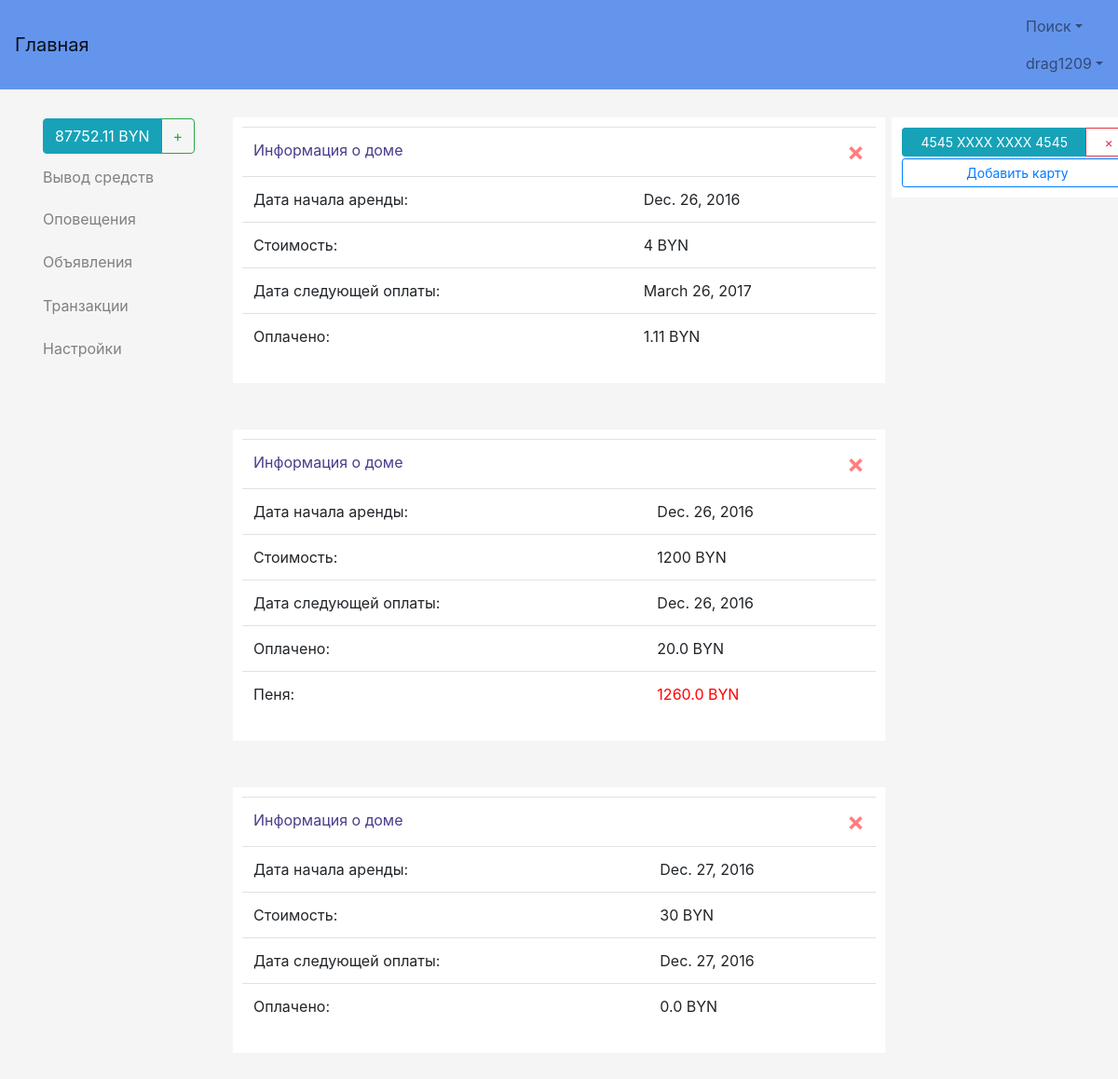
The page /profile/ (signed in) on the database its author committed.
### TOFI/models.py (models this page shows, shortened)
class MyUser(AbstractBaseUser):
    username = models.CharField(verbose_name='Логин', max_length=50, unique=True)
    password = models.CharField(verbose_name='Пароль', max_length=50)
    name = models.CharField(verbose_name='Имя', max_length=50)
    surname = models.CharField(verbose_name='Фамилия', max_length=50)
    last_name = models.CharField(verbose_name='Отчество', max_length=50)
    age = models.IntegerField(verbose_name='Возраст')
    passport_id = models.CharField(verbose_name='Номер паспорта', max_length=50)
    phone = models.CharField(verbose_name='Телефон', max_length=50)
    address = models.CharField(verbose_name='Адрес', max_length=50)
    email = models.CharField(verbose_name='Электронная почта', max_length=50, unique=True)
    taxpayer_account_number = models.IntegerField(verbose_name='УНН', null=True)
    license_field = models.CharField(verbose_name='Лицензия', max_length=50, null=True)
    ie = models.BooleanField(verbose_name='ИП', default=False)
    balance = models.FloatField(verbose_name='', default=0)
    user_card_id = models.ManyToManyField(UserCard, default=None)
    objects = MyUserManager()
    USERNAME_FIELD = 'username'
    REQUIRED_FIELDS = ['name', 'surname', 'last_name', 'age', 'passport_id', 'phone', 'address', 'email', 'ie']
    is_active = models.BooleanField(default=True)
    reason_block = models.CharField(max_length=100, null=True)
    is_admin = models.BooleanField(default=False)
    is_moder = models.BooleanField(default=False)
    wrong_password_number = models.IntegerField(default=0)

class UserCard(models.Model):
    card_num = models.CharField(verbose_name="Номер карты/Card number", max_length=16)
    period_validity = models.CharField(verbose_name="Срок действия (ММГГ)", max_length=5)
    name_card_owner = models.CharField(verbose_name="Имя держателя карты", max_length=50)
    CVC2_CVV = models.CharField(verbose_name="CVC2/CVV", max_length=3)
    size = models.FloatField(verbose_name='Баланс')
    currency_type = models.CharField(max_length=3, default='BYN')

class DoneRent(models.Model):
    id_house = models.ForeignKey(Rent, on_delete=models.CASCADE)
    id_user_owner = models.ForeignKey(MyUser, on_delete=models.CASCADE)
    id_user_renter = models.IntegerField()
    fine = models.FloatField(default=0)
    date_rent = models.DateField(default=None)
    payed_until_time = models.FloatField(default=0)
    cost = models.CharField(max_length=50)  # Цена одной платы
    next_payment_date = models.DateField(default=None)

### user_profile/views.py (the view)
# urls.py: url(r'^profile/', include('user_profile.urls')),
def profile(request):
    ch.check_rent_number_pay()
    if request.user.is_anonymous or not request.user.is_active:
        return HttpResponseRedirect("/login")
    cards = list()
    for card in [str(i.card_num) for i in request.user.user_card_id.all()]:
        cards.append(card[:4] + ' XXXX XXXX ' + card[-4:])
    mails = models.MessageStatusRent.objects.all().filter(id_user_to=request.user.id)
    new, number = False, 0
    for mail in mails:
        if mail.is_new:
            new = True
            number += 1
    user_cards = request.user.user_card_id.all()
    id_user = request.user.id
    if request.user.ie:
        my_rents = models.DoneRent.objects.select_related('id_house__user_login').filter(id_user_owner=id_user)
    else:
        my_rents = models.DoneRent.objects.select_related('id_house__user_login').filter(id_user_renter=id_user)
    penalties = models.DonePenalty.objects.filter(id_user_for=request.user.id)
    c = [[i, j] for i, j in zip(cards, user_cards)]
    balance = round(float(request.user.balance), 2)
    mon = models.Monetization.objects.get(id=1).value_mon
    return render(request, "Profile.html", {'cards': c, 'new': new, 'number': number, 'penalties': penalties,
                                            'my_rents': my_rents, 'balance': balance, 'mon': mon})

### TOFI/check.py (called while the page is built)
def check_payd_penalties():
    done_penalties = models.DonePenalty.objects.all()
    if done_penalties:
        for dp in done_penalties:
            if dp.is_payd:
                dp.delete()

### TOFI/templatetags/filter_extra.py (called while the page is built)
def round_f(arg):
    if type(arg) == float:
        return round(float(arg), 2)
    else:
        try:
            return int(arg)
        except:
            return arg

### TOFI/templates/Profile.html (shortened to what this page needs)
{% extends "base.html" %}
{% block content %}
    {% load filter_extra %}
    {% if not request.user.is_admin and not request.user.is_moder %}
        <div class="right">
            <table>
                {% for card, user_card in cards %}
                    <tr>
                        <td>
                            <div class="btn-group btn-group-sm btn-group-justified btn-block" role="group"
                                 aria-label="...">
                                <button type="button" value="{{ card }}"
                                        class="change btn btn-info text-center b1">{{ card }}</button>
                                <button data-toggle="modal" data-target="#myModal"
                                        onclick="del_card_click({{ user_card.id }})"
                                        class="btn btn-outline-danger b2">&times;</button>
                            </div>
                        </td>
                    </tr>
                {% endfor %}
                <tr>
                    <td>
                        <button class="btn btn-outline-primary btn-block btn-sm" data-toggle="modal"
                                data-target="#myModal" onclick="add_card_click()">Добавить карту
                        </button>
                    </td>
                </tr>
            </table>
        </div>
    {% endif %}
    <div class="left">
        <table>
            <tr>
                <td>
                    <div class="btn-group btn-group-justified" role="group" aria-label="...">
                        <button type="button" class="btn btn-info">{{ balance }} BYN</button>
                        <button type="button" class="btn btn-outline-success" data-toggle="modal" data-target="#myModal"
                                onclick="fill_balance_click(1)">+
                        </button>
                    </div>
                </td>
            </tr>
        {% if not request.user.is_admin and not request.user.is_moder %}
            <tr>
                <td class="padding-top-bottom10">
                    <button class="btn button7 text-left" data-toggle="modal" data-target="#myModal"
                            onclick="fill_balance_click(0)">Вывод средств
                    </button>
                </td>
            </tr>
            <tr>
                <td class="padding-top-bottom10">
                    {% if new %}
                        <a class="btn button7 text-left form-control" href="{% url 'Mails' %}">Оповещения <span
                                class="tag tag-pill tag-danger">{{ number }}</span></a>
                    {% else %}
                        <a class="btn button7 text-left" href="{% url 'Mails' %}">Оповещения </a>
                    {% endif %}
                </td>
            </tr>
            {% if request.user.ie %}
                <tr>
                    <td class="padding-top-bottom10">
                        <a class="btn button7 text-left" href="{% url 'MyAllHousesOwner' %}">Объявления</a>
                    </td>
                </tr>
            {% endif %}
            <tr>
                <td class="padding-top-bottom10">
                    <a class="btn button7 text-left" href="{% url 'ExtractBalance' %}">Транзакции</a>
                </td>
            </tr>
        {% endif %}
            <tr>
                <td class="padding-top-bottom10">
                    <a class="btn button7 text-left" href="{% url 'EditProfile' %}">Настройки</a>
                </td>
            </tr>
        </table>
    </div>
    {% if my_rents and not request.user.ie %}
        <div class="hidden-center">
            {% for rent in my_rents %}
                <div class="while-color-fill padding">
                    <table class="table">
                        <tr class="padding">
                            <td class="padding">
                                <a href="aboutHouse/{{ rent.id_house.id }}">Информация о доме</a>
                            </td>
                            <td>
                                <button class="close" data-toggle="modal" data-target="#myModal"
                                        onclick="del_rent_click({{ rent.id }})" style="color: red">&times;</button>
                            </td>
                        </tr>
                        <tr>
                            <td class="padding">Дата начала аренды:</td>
                            <td class="padding">{{ rent.date_rent }}</td>
                        </tr>
                        <tr>
                            <td class="padding">Стоимость:</td>
                            <td class="padding">{{ rent.cost }} BYN</td>
                        </tr>
                        <tr>
                            <td class="padding">Стоимость с комиссией:</td>
                            <td class="padding">{{ rent.cost|mon_cost:mon }} BYN</td>
                        </tr>
                        <tr>
                            <td class="padding">Комиссия:</td>
                            <td class="padding">{{ mon|percentage }}</td>
                        </tr>
                        <tr>
                            <td class="padding">Дата следующей оплаты:</td>
                            <td class="padding">{{ rent.next_payment_date }}</td>
                        </tr>
                        <tr>
                            <td class="padding">Оплачено:</td>
                            <td class="padding">{{ rent.payed_until_time|round_f }} BYN</td>
                        </tr>
                        <tr>
                            {% if rent.fine > 0 %}
                                <td class="padding">Пеня:</td>
                                <td class="padding" style="color: red">{{ rent.fine|round_f }} BYN</td>
                            {% endif %}
                        </tr>
                        <tr>
                            <td></td>
                            <td></td>
                        </tr>
                    </table>
                    <button class="btn btn-outline-success btn-block" data-toggle="modal" data-target="#myModal"
                            onclick="choose_rent({{ rent.id }}, '{{ rent.id_house.user_login }}')">Оплатить
                    </button>
                </div>
            {% endfor %}
        </div>
    {% elif request.user.ie and my_rents %}
        <div class="hidden-center">
            {% for rent in my_rents %}
                <div class="while-color-fill padding">
                    <table class="table">
                        <tr class="padding">
                            <td class="padding">
                                <a href="aboutHouse/{{ rent.id_house.id }}">Информация о доме</a>
                            </td>
                            <td>
                                <button class="close" data-toggle="modal" data-target="#myModal"
                                        onclick="del_rent_click({{ rent.id }})" style="color: red">&times;</button>
                            </td>
                        </tr>
                        <tr>
                            <td class="padding">Дата начала аренды:</td>
                            <td class="padding">{{ rent.date_rent }}</td>
                        </tr>
                        <tr>
                            <td class="padding">Стоимость:</td>
                            <td class="padding">{{ rent.cost }} BYN</td>
                        </tr>
                        <tr>
                            <td class="padding">Дата следующей оплаты:</td>
                            <td class="padding">{{ rent.next_payment_date }}</td>
                        </tr>
                        <tr>
                            <td class="padding">Оплачено:</td>
                            <td class="padding">{{ rent.payed_until_time|round_f }} BYN</td>
                        </tr>
                        <tr>
                            {% if rent.fine > 0 %}
                                <td class="padding">Пеня:</td>
                                <td class="padding" style="color: red">{{ rent.fine|round_f }} BYN</td>
                            {% endif %}
                        </tr>
                    </table>
                </div>
            {% endfor %}
        </div>
    {% endif %}
    </div>
{% endblock %}

### TOFI/templates/base.html (shortened to what this page needs)
{% load staticfiles %}
<!DOCTYPE html>
<html lang="ru">
  <head>
      <link href="https://cdnjs.cloudflare.com/ajax/libs/twitter-bootstrap/4.0.0-alpha.5/css/bootstrap.min.css"
            rel="stylesheet">
      <link href="{% static 'style.css' %}" rel="stylesheet">
      <link href="http://ajax.googleapis.com/ajax/libs/jqueryui/1.8/themes/base/jquery-ui.css" rel="stylesheet"
            type="text/css"/>
      <link href="https://cdnjs.cloudflare.com/ajax/libs/bootstrap-datepicker/1.6.4/css/bootstrap-datepicker.min.css"
            rel="stylesheet" type="text/css">
      <link href="https://cdnjs.cloudflare.com/ajax/libs/bootstrap-datetimepicker/4.17.43/css/bootstrap-datetimepicker.min.css"
            rel="stylesheet" type="text/css">
  </head>
  <body>
  <nav class="navbar navbar-light">
      <a class="navbar-brand" href="{% url 'Main' %}">Главная</a>
      <ul class="nav navbar-nav">
          {% if request.user.is_anonymous %}
              <li class="nav-item active">
                  <a class="nav-link" href="{% url 'Registration' %}">Регистрация<span class="sr-only">(current)</span></a>
              </li>
              <li class="nav-item active">
                  <a class="nav-link" href="{% url 'Login' %}">Вход<span class="sr-only">(current)</span></a>
              </li>
              <li class="nav-item dropdown">
                  <a class="nav-link dropdown-toggle" href="#" id="supportedContentDropdown" data-toggle="dropdown"
                     aria-haspopup="true" aria-expanded="false">Поиск</a>
                  <div class="dropdown-menu" aria-labelledby="supportedContentDropdown">
                      <a class="dropdown-item" href="{% url 'SearchUser' %}">Поиск пользователей</a>
                      <a class="dropdown-item" href="{% url 'SearchRent' %}">Поиск жилья</a>
                      <a class="dropdown-item" href="{% url 'SearchId' %}">Поиск пользователей по Id</a>
                  </div>
              </li>
            {% else %}
              <li class="nav-item dropdown">
                  <a class="nav-link dropdown-toggle" href="#" id="supportedContentDropdown" data-toggle="dropdown"
                     aria-haspopup="true" aria-expanded="false">Поиск</a>
              </li>
              <li class="nav-item dropdown">
                  <a class="nav-link dropdown-toggle" href="#" id="supportedContentDropdown" data-toggle="dropdown"
                     aria-haspopup="true" aria-expanded="false">{{ request.user.username }}</a>
              </li>
          {% endif %}
      </ul>
  </nav>
  <div class="main-body">
      <div class="container">
        {% block content %}
        {% endblock %}
    </div>
  </body>
</html>

### TOFI/static/style.css (style rules this page uses)
.while-color-fill { background: white; fill: 100%; margin-bottom: 50px; }
.hidden-center { width: 100%; max-width: 700px; margin: auto auto; }
a { color: darkslateblue; }
body { margin: auto; padding-bottom: 0; height: auto; background-color: whitesmoke; link: dodgerblue; }
table { width: 100%; }
.main-body { padding-top: 10px; padding-bottom: auto; margin-top: 20px; }
.left { position: fixed; overflow: auto; padding: 0; float: left; width: 240px; margin: auto auto 30px; }
button.close { padding-top: 0; padding-bottom: 0; }
.b1 { width: 80%; }
.b2 { width: 20%; }
.right { position: fixed; overflow: auto; background-color: white; padding: 10px; width: 270px; margin: auto auto 0 57rem; }
.padding { padding: 10px; }
.padding-top-bottom10 { padding-top: 10px; padding-bottom: 10px; height: 0; }
.button7 { color: gray; background-color: whitesmoke; height: 25px; padding: 0; width: 70%; box-shadow: none; border-style: hidden; }
.text-left { text-align: left; }
.navbar-light { background-color: cornflowerblue; }
.close { color: #aaaaaa; float: right; font-size: 28px; font-weight: bold; }

### rows shown on the page
MyUser: user.username "drag1209"
UserCard: card "4545 XXXX XXXX 4545"
DoneRent: date_rent "Dec. 26, 2016", cost "4", next_payment_date "March 26, 2017", payed_until_time "1.11"
DoneRent: date_rent "Dec. 26, 2016", cost "1200", next_payment_date "Dec. 26, 2016", payed_until_time "20.0", fine "1260.0"
DoneRent: date_rent "Dec. 27, 2016", cost "30", next_payment_date "Dec. 27, 2016", payed_until_time "0.0"

### other values the page prints
{{ balance }} "87752.11"
